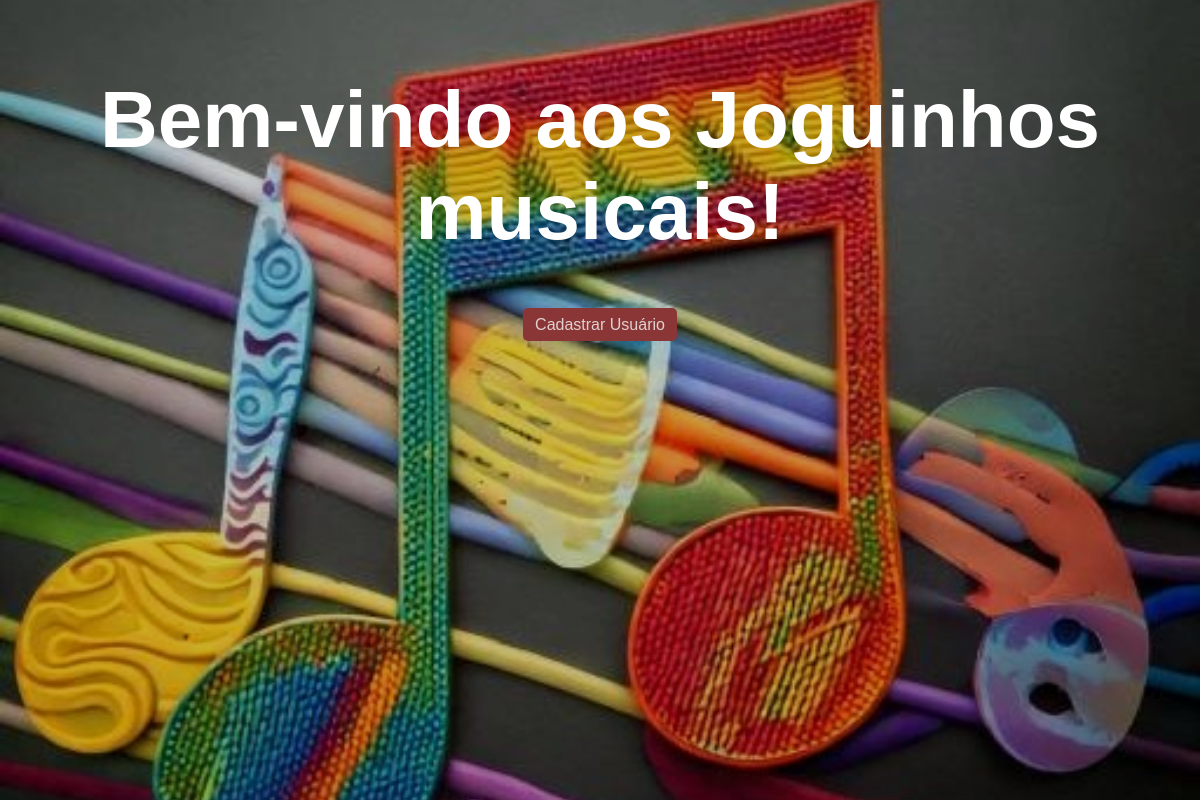
/, run on an earlier commit of the app's database.
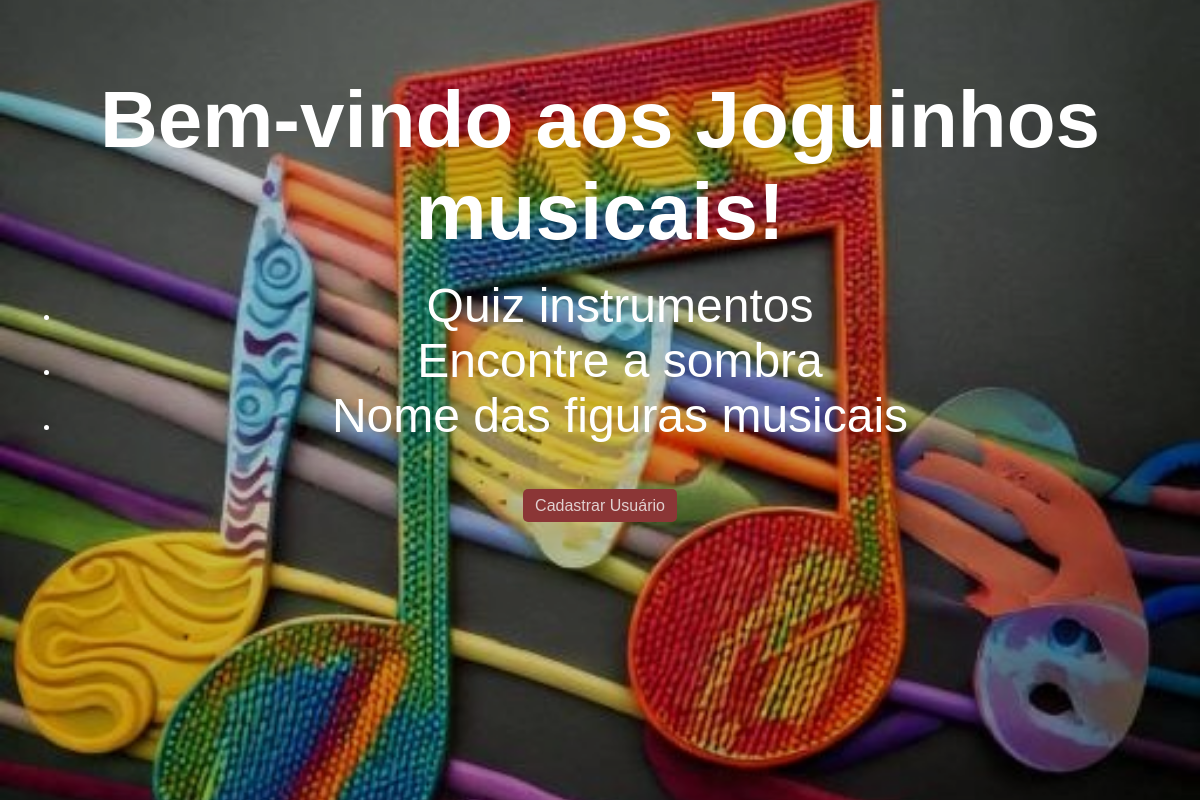
And on a later commit of the database.
### jogo/models.py (models this page shows, shortened)
class Jogo(models.Model):
    nome = models.CharField(max_length=100)
    descricao = models.TextField()
    nivel_dificuldade = models.CharField(max_length=50)
    url_jogo = models.CharField(max_length=200)

### jogo/views.py (the view)
# urls.py: path('', views.home, name='home'),
def home(request):
    jogos = Jogo.objects.all()  # Obtém todos os jogos
    return render(request, 'jogo/home.html', {'jogos': jogos})

### jogo/templates/jogo/home.html (shortened to what this page needs)
<!DOCTYPE html>
<html lang="pt-br">
{% load static %}
<head>
    <link rel="stylesheet" href="{% static 'jogo/css/home.css' %}">
</head>
<body>
    <div class="overlay"></div>
    <div class="content">
        <h1>Bem-vindo aos Joguinhos musicais!</h1>
        <ul>
            {% for jogo in jogos %}
                <li>
                    <a href="{% url 'jogo_detalhes' jogo.id %}">{{ jogo.nome }}</a>
                </li>
            {% endfor %}
        </ul><br>
    </div>
    <a href="{% url 'cadastro' %}" class="cadastro-link">Cadastrar Usuário</a>
</body>
</html>

### jogo/static/jogo/css/home.css (style rules this page uses)
body { background-image: url("../imagens/home.jpg"); background-size: cover; background-position: center; position: relative; height: 100vh; margin: 0; font-family: Arial, sans-serif; text-align: center; }
.content { position: relative; z-index: 1; color: white; text-align: center; padding: 20px; }
h1 { font-size: 5em; text-align: center; margin-bottom: 20px; }
.content a { font-size: 3em; text-decoration: none; color: white; }
.overlay { position: absolute; top: 0; left: 0; right: 0; bottom: 0; background-color: rgba(0, 0, 0, 0.2); z-index: 0; }
.cadastro-link { position: relative; z-index: 1; color: white; text-align: right; text-decoration: none; font-size: 1rem; color: #e0d0d0; background-color: #8b3636; padding: 8px 12px; border-radius: 5px; transition: background-color 0.3s ease; }

What changed in the data, as far as the page shows it:
added Jogo: nome "Quiz instrumentos"
added Jogo: nome "Encontre a sombra"
added Jogo: nome "Nome das figuras musicais"
